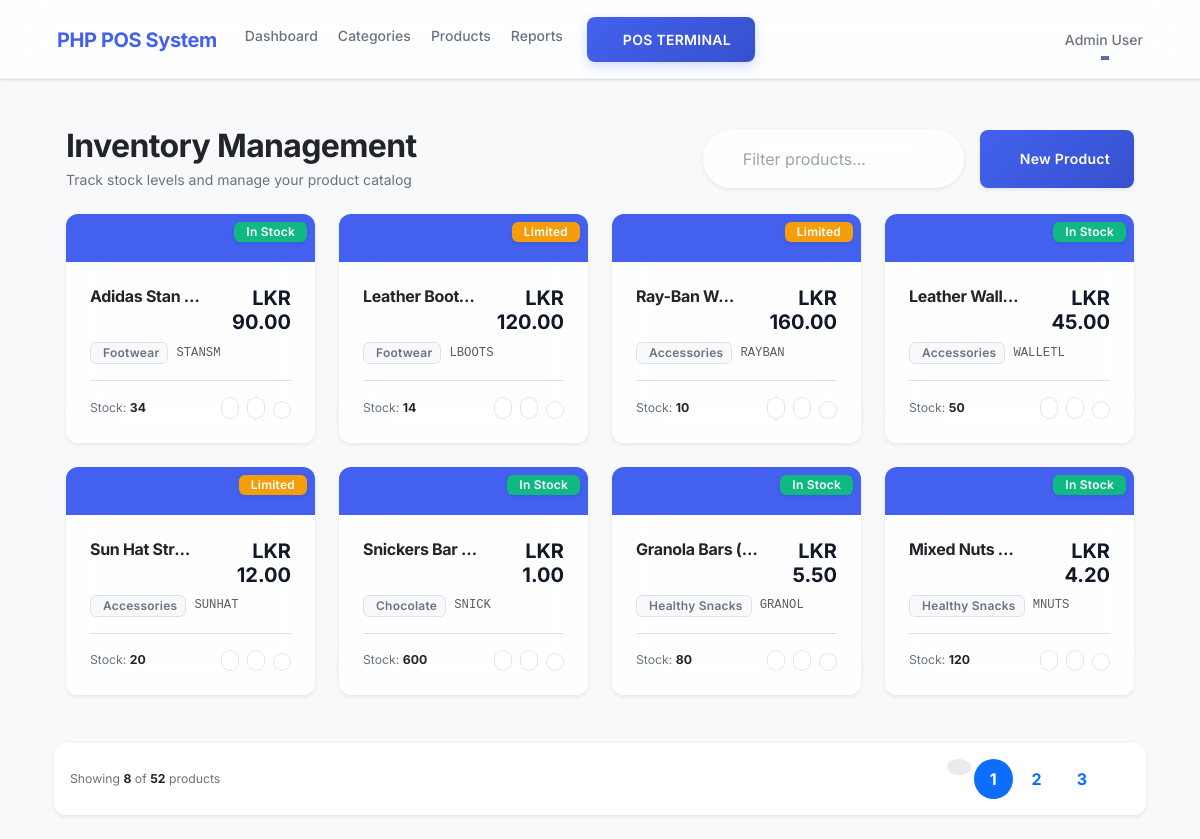
Before: /products (signed in) with the older database file.
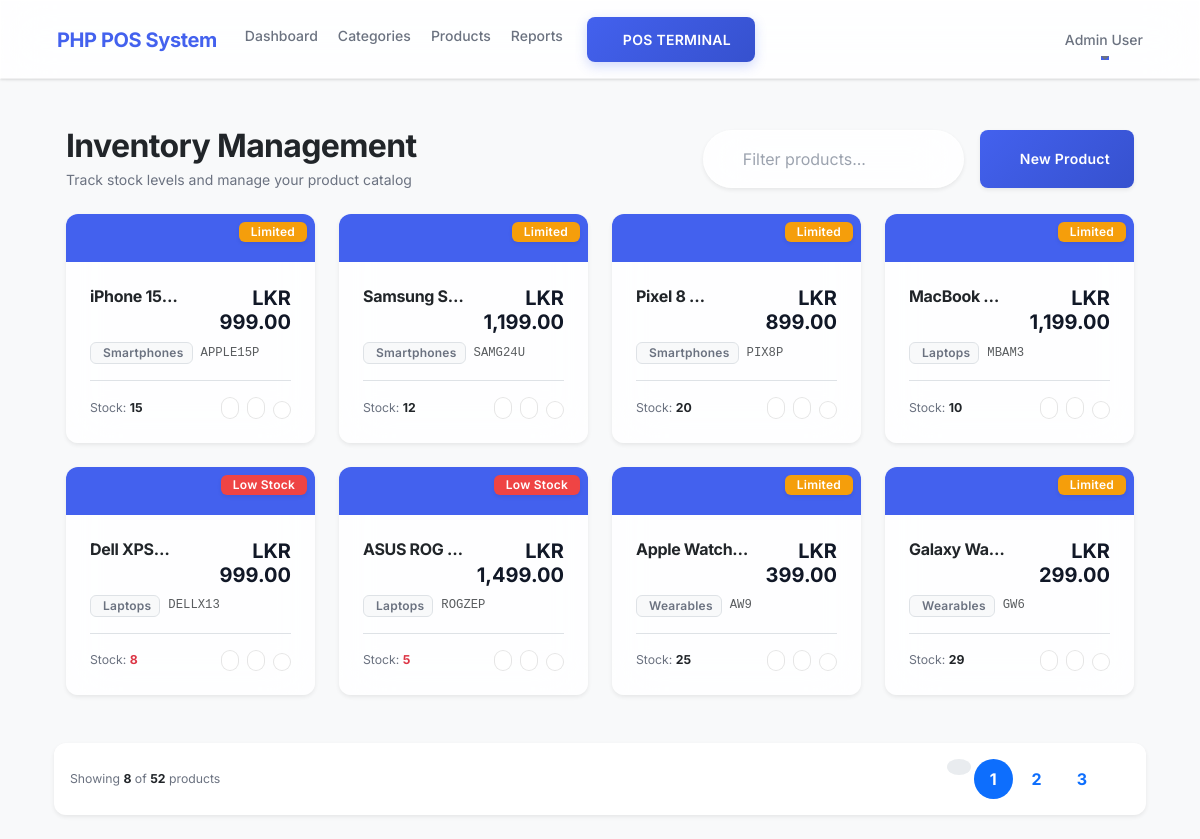
After: the same page with the newer database file.
### tables this page shows
CREATE TABLE `products` (
  `id` int(11) NOT NULL,
  `barcode` varchar(255) DEFAULT NULL,
  `name` varchar(255) NOT NULL,
  `description` text DEFAULT NULL,
  `price` decimal(10,2) NOT NULL,
  `sale_price` decimal(10,2) DEFAULT NULL,
  `stock` int(11) DEFAULT 0,
  `category_id` int(11) DEFAULT NULL,
  `image` varchar(255) DEFAULT NULL,
  `created_at` timestamp NOT NULL DEFAULT current_timestamp()
);

CREATE TABLE `categories` (
  `id` int(11) NOT NULL,
  `name` varchar(255) NOT NULL,
  `parent_id` int(11) DEFAULT NULL,
  `created_at` timestamp NOT NULL DEFAULT current_timestamp()
);

### app/controllers/Products.php (called while the page is built, shortened)
<?php
class Products extends Controller {
    public function __construct(){
        $this->productModel = $this->model('Product');
    }
    public function index(){
        $limit = 8;
        $page = isset($_GET['page']) && is_numeric($_GET['page']) ? (int)$_GET['page'] : 1;
        $page = $page < 1 ? 1 : $page;
        $offset = ($page - 1) * $limit;
        $totalProducts = $this->productModel->getProductsCount();
        $products = $this->productModel->getProducts($limit, $offset);
        $totalPages = ceil($totalProducts / $limit);
        $data = [
            'products' => $products,
            'currentPage' => $page,
            'totalPages' => $totalPages,
            'totalResults' => $totalProducts
        ];
        $this->view('products/index', $data);
    }
}

### app/libraries/Core.php (called while the page is built, shortened)
<?php
class Core {
    protected $currentMethod = 'index';
    public function __construct(){
        $url = $this->getUrl();
        if(isset($url[0]) && file_exists('../app/controllers/' . ucwords($url[0]) . '.php')){
            unset($url[0]);
        }
        $this->currentController = new $this->currentController;
        $this->params = $url ? array_values($url) : [];
        call_user_func_array([$this->currentController, $this->currentMethod], $this->params);
    }
    public function getUrl(){
        if(isset($_GET['url'])){
            $url = rtrim($_GET['url'], '/');
            $url = filter_var($url, FILTER_SANITIZE_URL);
            $url = explode('/', $url);
            return $url;
        }
    }
}

### public/index.php (called while the page is built, shortened)
<?php
$init = new Core;

### app/libraries/Database.php (called while the page is built, shortened)
<?php
class Database {
    private $host = DB_HOST;
    private $user = DB_USER;
    private $pass = DB_PASS;
    private $dbname = DB_NAME;
    public $dbh;
    private $stmt;
    public function __construct(){
        $dsn = 'mysql:host=' . $this->host . ';dbname=' . $this->dbname;
        $options = array(
            PDO::ATTR_PERSISTENT => true,
            PDO::ATTR_ERRMODE => PDO::ERRMODE_EXCEPTION
        );
        try{
            $this->dbh = new PDO($dsn, $this->user, $this->pass, $options);
        } catch(PDOException $e){
            $this->error = $e->getMessage();
            echo $this->error;
        }
    }
    public function query($sql){
        $this->stmt = $this->dbh->prepare($sql);
    }
    public function bind($param, $value, $type = null){
        if(is_null($type)){
            switch(true){
                case is_int($value):
                    $type = PDO::PARAM_INT;
                    break;
            }
        }
        $this->stmt->bindValue($param, $value, $type);
    }
    public function execute(){
        return $this->stmt->execute();
    }
    public function resultSet(){
        $this->execute();
        return $this->stmt->fetchAll(PDO::FETCH_OBJ);
    }
}

### app/models/Product.php (called while the page is built, shortened)
<?php
class Product {
    private $db;
    public function __construct(){
        $this->db = new Database;
    }
    public function getProducts($limit = null, $offset = null){
        $sql = 'SELECT products.*, categories.name as category_name
                FROM products
                LEFT JOIN categories ON products.category_id = categories.id
                ORDER BY products.created_at DESC';
        if($limit !== null && $offset !== null){
            $sql .= ' LIMIT :limit OFFSET :offset';
            $this->db->query($sql);
            $this->db->bind(':limit', (int)$limit);
            $this->db->bind(':offset', (int)$offset);
        } else {
            $this->db->query($sql);
        }
        return $this->db->resultSet();
    }
    public function getProductsCount(){
        $this->db->query('SELECT COUNT(*) as count FROM products');
        $row = $this->db->single();
        return $row->count;
    }
}

### app/views/products/index.php (the view, shortened to what the changed rows need)
<?php require APPROOT . '/views/inc/header.php'; ?>
<div class="container-fluid py-4">
    <div class="row mb-4 align-items-center">
        <div class="col-md-6">
            <h1 class="h2 mb-1 fw-bold text-dark">Inventory Management</h1>
        </div>
    </div>
    <div class="row g-4" id="productsGrid">
        <?php if(empty($data['products'])) : ?>
            <div class="col-12">
                <div class="glass-card text-center py-5">
                    <i class="ph ph-package fa-5x text-secondary opacity-25 mb-4"></i>
                    <h2 class="text-secondary">No products found</h2>
                    <p class="text-muted">Start by adding your first product to the inventory.</p>
                    <a href="<?php echo URLROOT; ?>/products/add" class="btn btn-primary mt-3">Add Product</a>
                </div>
            </div>
        <?php else : ?>
            <?php foreach($data['products'] as $product) : ?>
                <?php
                    $stockStatus = 'bg-success';
                    $statusLabel = 'In Stock';
                    if($product->stock < 10) { $stockStatus = 'bg-danger'; $statusLabel = 'Low Stock'; }
                    elseif($product->stock < 30) { $stockStatus = 'bg-warning text-dark'; $statusLabel = 'Limited'; }
                ?>
                <div class="col-xl-3 col-lg-4 col-md-6 product-item" data-name="<?php echo strtolower($product->name); ?>">
                    <div class="glass-card h-100 p-0 overflow-hidden border-0 shadow-sm transition-base">
                        <div class="bg-primary bg-opacity-10 py-4 text-center position-relative">
                            <div class="position-absolute top-0 end-0 p-2 d-flex flex-column gap-1 align-items-end">
                                <span class="badge <?php echo $stockStatus; ?> shadow-sm"><?php echo $statusLabel; ?></span>
                            </div>
                        </div>
                        <div class="p-4">
                            <div class="d-flex justify-content-between align-items-start mb-2 gap-2">
                                <h5 class="fw-bold text-dark mb-0 text-truncate" title="<?php echo $product->name; ?>"><?php echo $product->name; ?></h5>
                                <div class="text-end">
                                    <?php if(!empty($product->sale_price)) : ?>
                                        <div class="text-muted small text-decoration-line-through"><?php echo CURRENCY; ?><?php echo number_format($product->price, 2); ?></div>
                                        <span class="h5 fw-bold text-danger mb-0"><?php echo CURRENCY; ?><?php echo number_format($product->sale_price, 2); ?></span>
                                    <?php else : ?>
                                        <span class="h5 fw-bold text-primary mb-0"><?php echo CURRENCY; ?><?php echo number_format($product->price, 2); ?></span>
                                    <?php endif; ?>
                                </div>
                            </div>
                            <div class="d-flex align-items-center mb-3">
                                <span class="badge bg-light text-secondary border small py-1 px-2">
                                    <i class="ph ph-tag me-1"></i><?php echo $product->category_name; ?>
                                </span>
                                <span class="text-muted small ms-2 font-monospace"><?php echo $product->barcode; ?></span>
                            </div>
                            <div class="pt-3 border-top d-flex justify-content-between align-items-center">
                                <div class="text-secondary small">
                                    Stock: <span class="fw-bold <?php echo $product->stock < 10 ? 'text-danger' : 'text-dark'; ?>"><?php echo $product->stock; ?></span>
                                </div>
                                <div class="d-flex gap-2">
                                    <a href="<?php echo URLROOT; ?>/products/edit/<?php echo $product->id; ?>" class="btn btn-light btn-sm rounded-pill p-2" title="Edit">
                                    </a>
                                    <a href="<?php echo URLROOT; ?>/products/restock/<?php echo $product->id; ?>" class="btn btn-light btn-sm rounded-pill p-2" title="Restock">
                                    </a>
                                    <form action="<?php echo URLROOT; ?>/products/delete/<?php echo $product->id; ?>" method="post" class="d-inline confirm-delete" data-title="Delete Product?" data-text="Permanently remove '<?php echo $product->name; ?>' from inventory?">
                                        <button type="submit" class="btn btn-light btn-sm rounded-pill p-2" title="Delete">
                                        </button>
                                    </form>
                                </div>
                            </div>
                        </div>
                    </div>
                </div>
            <?php endforeach; ?>
        <?php endif; ?>
    </div>
    <?php if($data['totalPages'] > 1) : ?>
    <div class="row mt-5">
        <div class="col-12 d-flex justify-content-between align-items-center glass-card p-3 shadow-sm border-0 bg-white">
            <nav aria-label="Product pagination">
                <ul class="pagination mb-0 gap-1">
                    <?php
                        $startPage = max(1, $data['currentPage'] - 2);
                        $endPage = min($data['totalPages'], $data['currentPage'] + 2);
                        for($i = $startPage; $i <= $endPage; $i++) :
                    ?>
                        <li class="page-item <?php echo ($data['currentPage'] == $i) ? 'active' : ''; ?>">
                            <a class="page-link border-0 rounded-circle shadow-none py-2 px-3 fw-bold" href="?page=<?php echo $i; ?>"><?php echo $i; ?></a>
                        </li>
                    <?php endfor; ?>
                </ul>
            </nav>
        </div>
    </div>
    <?php endif; ?>
</div>
<?php require APPROOT . '/views/inc/footer.php'; ?>

Changed rows visible on the page:
no longer on this page (row edited): products: statusLabel "In Stock", name "Adidas Stan…", price "90.00", category.name "Footwear", barcode "STANSM", stock "34"
no longer on this page (row edited): products: stock "Limited", name "Leather Boot…", price "120.00", category.name "Footwear", barcode "LBOOTS", stock "14"
no longer on this page (row edited): products: stock "Limited", name "Ray-Ban W…", price "160.00", category.name "Accessories", barcode "RAYBAN", stock "10"
no longer on this page (row edited): products: statusLabel "In Stock", name "Leather Wall…", price "45.00", category.name "Accessories", barcode "WALLETL", stock "50"
no longer on this page (row edited): products: stock "Limited", name "Sun Hat Str…", price "12.00", category.name "Accessories", barcode "SUNHAT", stock "20"
no longer on this page (row edited): products: statusLabel "In Stock", name "Snickers Bar…", price "1.00", category.name "Chocolate", barcode "SNICK", stock "600"
no longer on this page (row edited): products: statusLabel "In Stock", name "Granola Bars (…", price "5.50", category.name "Healthy Snacks", barcode "GRANOL", stock "80"
no longer on this page (row edited): products: statusLabel "In Stock", name "Mixed Nuts…", price "4.20", category.name "Healthy Snacks", barcode "MNUTS", stock "120"
now on this page (row edited): products: stock "Limited", name "iPhone 15…", price "999.00", category.name "Smartphones", barcode "APPLE15P", stock "15"
now on this page (row edited): products: stock "Limited", name "Samsung S…", price "1,199.00", category.name "Smartphones", barcode "SAMG24U", stock "12"
now on this page (row edited): products: stock "Limited", name "Pixel 8 Pro", price "899.00", category.name "Smartphones", barcode "PIX8P", stock "20"
now on this page (row edited): products: stock "Limited", name "MacBook…", price "1,199.00", category.name "Laptops", barcode "MBAM3", stock "10"
now on this page (row edited): products: stock "Low Stock", name "Dell XPS…", price "999.00", category.name "Laptops", barcode "DELLX13", stock "8"
now on this page (row edited): products: stock "Low Stock", name "ASUS ROG…", price "1,499.00", category.name "Laptops", barcode "ROGZEP", stock "5"
now on this page (row edited): products: stock "Limited", name "Apple Watch…", price "399.00", category.name "Wearables", barcode "AW9", stock "25"
now on this page (row edited): products: stock "Limited", name "Galaxy Wa…", price "299.00", category.name "Wearables", barcode "GW6", stock "29"
